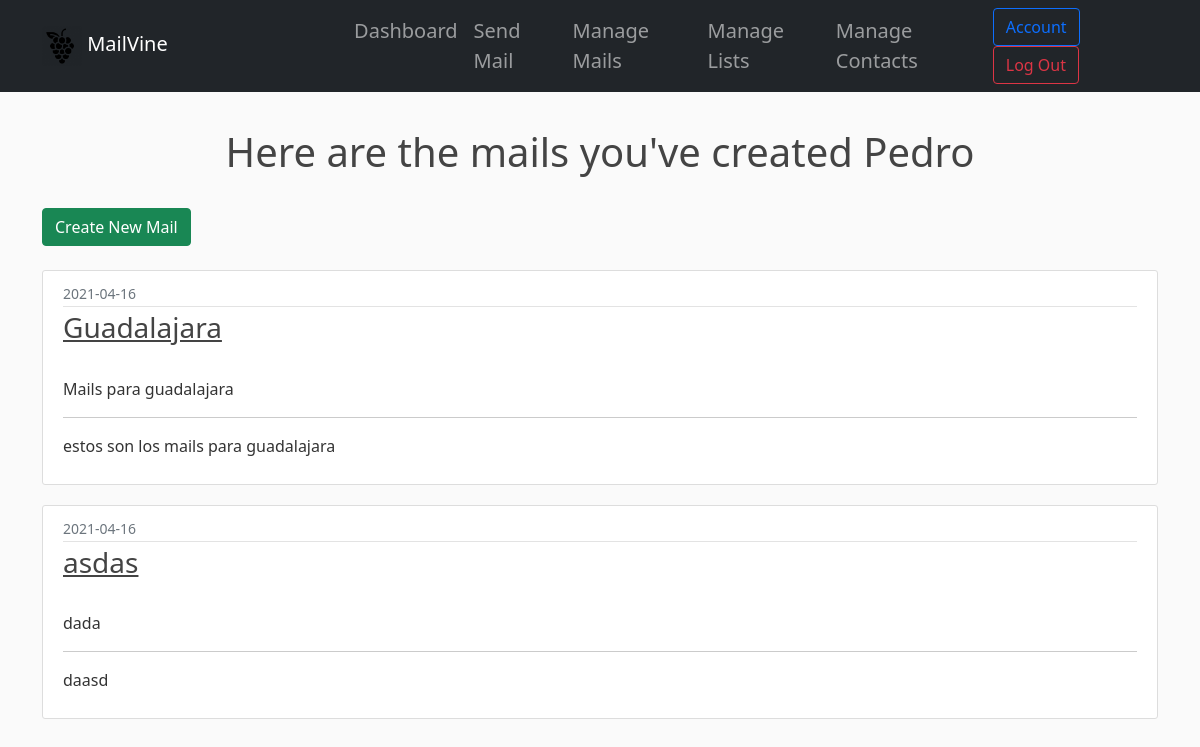
Page /manage_mails.html (signed in) on the committed database.
### mailvine/models.py (models this page shows, shortened)
class User(db.Model, UserMixin):  # inherit UserMixin class
    id = db.Column(db.Integer, primary_key=True)
    first_name = db.Column(db.String(255), nullable=False)
    last_name = db.Column(db.String(255), nullable=False)
    email = db.Column(db.String(120), unique=True, nullable=False)
    img_file = db.Column(db.String(20), nullable=False, default='default.jpg')
    password = db.Column(db.String(60), nullable=False)
    is_active = db.Column(db.Boolean, nullable=False, default=1)
    created_at = db.Column(db.DateTime, nullable=False, default=datetime.utcnow)
    updated_at = db.Column(db.DateTime, nullable=False, default=datetime.utcnow, onupdate=datetime.utcnow)
    lists = db.relationship('List', backref='user', lazy=True)
    mails = db.relationship('Mail', backref='user', lazy=True)

class Mail(db.Model):
    id = db.Column(db.Integer, primary_key=True)
    title = db.Column(db.String(60), nullable=False)
    subject = db.Column(db.String(120), nullable=False, default='Check this out!')
    email_text = db.Column(db.Text, nullable=False)
    email_photo = db.Column(db.String(20))
    is_active = db.Column(db.Boolean, nullable=False, default=1)
    created_at = db.Column(db.DateTime, nullable=False, default=datetime.utcnow)
    user_id = db.Column(db.Integer, db.ForeignKey('user.id'), nullable=False)

### mailvine/routes.py (the view)
@app.route('/manage_mails.html')
@login_required
def manage_mail():
    user = User.query.get(current_user.id)
    mails = Mail.query.filter(Mail.user == user)
    return render_template('manage_mails.html', mails=mails)

### mailvine/models.py (called while the page is built)
@login_manager.user_loader
def load_user(user_id):
    return User.query.get(int(user_id))

### mailvine/templates/manage_mails.html (shortened to what this page needs)
{% extends "dashboard_layout.html" %}
{% block body %}
<main class="container">
    <div class="pt-5 text-center">
        <h1>Here are the mails you've created {{ current_user.first_name }}</h1>
    </div>
    <br>
    <div>
        <a class="btn btn-success" href="{{ url_for('new_mail') }}" role="button">Create New Mail</a>
    </div>
    <br>
    {% for mail in mails %}
    <article class="media content-section">
        <div class="media-body">
            <div class="article-metadata">
                <small class="text-muted">{{ mail.created_at.strftime('%Y-%m-%d') }}</small>
            </div>
            <h3><a href="{{ url_for('mail', mail_id=mail.id) }}" class="article-title">{{ mail.title}}</a></h3>
            <br>
            <p class="article-content">{{ mail.subject }}</p>
            <hr>
            <p class="article-content">{{ mail.email_text }}</p>
        </div>
    </article>
    {% endfor %}
</main>
{%endblock body%}

### mailvine/static/css/main.css (style rules this page uses)
body { background: #fafafa; color: #333333; margin-top: 5rem; }
h1, h2, h3, h4, h5, h6 { color: #444444; }
.content-section { background: #ffffff; padding: 10px 20px; border: 1px solid #dddddd; border-radius: 3px; margin-bottom: 20px; }
.article-title { color: #444444; }
.article-content { white-space: pre-line; }
.article-metadata { padding-bottom: 1px; margin-bottom: 4px; border-bottom: 1px solid #e3e3e3 }

### rows in the picture
User: first_name "Pedro"
Mail: created_at "2021-04-16", title "Guadalajara", subject "Mails para guadalajara", email_text "estos son los mails para guadalajara"
Mail: created_at "2021-04-16", title "asdas", subject "dada", email_text "daasd"
